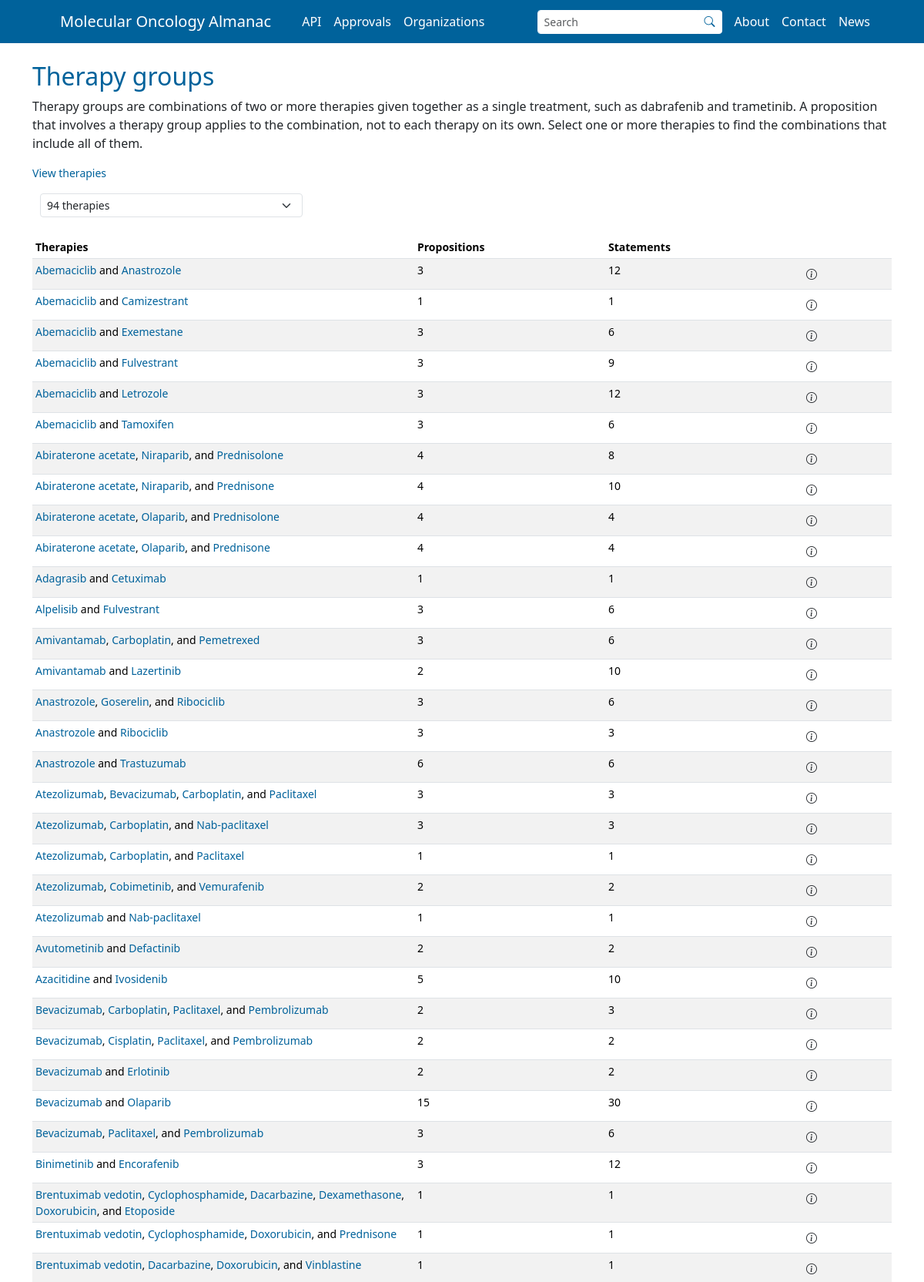
/therapy-groups (upper part), run on the app's committed database.
### app/models.py (models this page shows)
class Base(sqlalchemy.orm.DeclarativeBase):
    pass

class TherapyGroups(Base):
    __tablename__ = "therapy_groups"
    id = sqlalchemy.Column(sqlalchemy.String, primary_key=True)
    therapies = sqlalchemy.Column(sqlalchemy.Text, nullable=False)
    propositions_count = sqlalchemy.Column(sqlalchemy.Integer, nullable=False)
    statements_count = sqlalchemy.Column(sqlalchemy.Integer, nullable=False)

### app/blueprints/main/routes.py (the view, shortened to what this page needs)
@main_bp.route("/therapy-groups", defaults={"therapy_group_id": None}, methods=["GET"])
@main_bp.route("/therapy-groups/<therapy_group_id>", endpoint="therapy_groups")
def therapy_groups(therapy_group_id: str | None = None):
    records = requests.Local.get_therapy_groups()
    all_therapies = {
        therapy["id"]: therapy for record in records for therapy in record["therapies"]
    }
    return flask.render_template(
        template_name_or_list="therapy_groups.html",
        therapy_groups=records,
        all_therapies=services.sort_dicts_by_key(data=list(all_therapies.values()), key="name"),
    )

### app/blueprints/main/handlers.py (called while the page is built)
    @staticmethod
    def construct_base_query(model: models.Base) -> sqlalchemy.Select:
        return sqlalchemy.select(model)

    @staticmethod
    def execute_query(session: sqlalchemy.orm.Session, statement: sqlalchemy.sql.Executable) -> list[models.Base]:
        return (
            session
            .execute(statement=statement)
            .unique()
            .scalars()
            .all()
        )

    @classmethod
    def serialize_instances(cls, instances: list[models.Base], **kwargs) -> list[dict[str, typing.Any]]:
        result = []
        for instance in instances:
            serialized_instance = cls.serialize_single_instance(instance=instance, **kwargs)
            result.append(serialized_instance)
        return result

    @classmethod
    def serialize_primary_instance(cls, instance: models.Base) -> dict[str, typing.Any]:
        return {column.name: getattr(instance, column.name) for column in instance.__table__.columns}

    @classmethod
    def serialize_single_instance(cls, instance: models.Documents) -> dict[str, typing.Any]:
        serialized_record = cls.serialize_primary_instance(instance=instance)
        return serialized_record

### app/blueprints/main/requests.py (called while the page is built)
    @classmethod
    def get(cls, handler, statement):
        session_factory = flask.current_app.config["SESSION_FACTORY"]
        with session_factory() as session:
            result = handler.execute_query(session=session, statement=statement)
            serialized = handler.serialize_instances(instances=result)
            serialized = serialized
        return serialized

    @classmethod
    def get_therapy_groups(cls):
        handler = handlers.TherapyGroups()
        statement = handler.construct_base_query(model=models.TherapyGroups)
        results = cls.get(handler=handler, statement=statement)
        for result in results:
            result["therapies"] = json.loads(result["therapies"])
            result["name"] = " + ".join(therapy["name"] for therapy in result["therapies"])
        return cls.sort(data=results, sort_key="name")

    @classmethod
    def sort(cls, data, sort_key="name", reverse=False):
        try:
            return sorted(data, key=lambda d: d[sort_key], reverse=reverse)
        except KeyError as e:
            raise KeyError(
                f"Missing key '{sort_key}' in one or more dictionaries."
            ) from e

### app/database.py (called while the page is built)
    def optionxform(self, optionstr):
        return optionstr

### app/templates/therapy_groups.html (shortened to what this page needs)
{% extends 'base.html' %}
{% from "macros.html" import multiselect_filter, therapy_prose %}
{% block content %}
  <br>
  <h2 class="title">Therapy groups</h2>
  <p>
    Therapy groups are combinations of two or more therapies given together as a single treatment, such as
    dabrafenib and trametinib. A proposition that involves a therapy group applies to the combination, not to each
    therapy on its own. Select one or more therapies to find the combinations that include all of them.
  </p>
  <p class="small"><a href="{{ url_for('main.therapies') }}">View therapies</a></p>
  <div class="row mb-4">
    <div class="col-md-4">
      {{ multiselect_filter(all_therapies, "therapy", "therapies", "data-therapies", "#therapy-groups-table-result", mode="all") }}
    </div>
  </div>
  <table id="therapy-groups-table-result" class="table table-striped table-hover table-sm small w-100 dataTable">
    <thead>
      <tr>
        <th style="width: 20%">Therapies</th>
        <th style="width: 10%">Propositions</th>
        <th style="width: 10%">Statements</th>
        <th style="width: 5%"></th>
      </tr>
    </thead>
    <tbody>
      {% for group in therapy_groups %}
        <tr data-therapies="{{ group.therapies | map(attribute='id') | join(',') }}">
          <td>{{ therapy_prose(group.therapies) }}</td>
          <td>{{ group.propositions_count }}</td>
          <td>{{ group.statements_count }}</td>
          <td>
            <a href="{{ url_for('main.therapy_groups', therapy_group_id=group.id) }}" class="btn btn-sm"
              title="More information" data-bs-toggle="tooltip">
              <i class="bi bi-info-circle" aria-hidden="true"></i>
            </a>
          </td>
        </tr>
      {% endfor %}
    </tbody>
  </table>
{% endblock %}

### app/templates/macros.html (shortened to what this page needs)
{% macro therapy_prose(therapies) -%}
{% set n = therapies|length %}
{%- for therapy in therapies -%}
<a href="{{ url_for('main.therapies', therapy_id=therapy.id) }}">{{ therapy.name }}</a>{% if not loop.last %}{% if n == 2 %} and {% elif loop.revindex == 2 %}, and {% else %}, {% endif %}{% endif %}
{%- endfor %}
{%- endmacro %}
{% macro multiselect_filter(items, noun, plural, attribute, table, mode="any", separator=",") -%}
<div class="dropdown multiselect-filter" data-attribute="{{ attribute }}" data-table="{{ table }}" data-mode="{{ mode }}"
  data-separator="{{ separator }}">
  <button class="form-select form-select-sm text-start text-truncate" type="button"
    data-bs-toggle="dropdown" data-bs-auto-close="outside" aria-expanded="false">{{ items|length }} {{ noun if items|length == 1 else plural }}</button>
</div>
{%- endmacro %}

### app/static/css/theme-colors-default.css (style rules this page uses)
:root { --primary-color: #00629B; --secondary-color: #FFA300; --tertiary-color: #41B6E6; }

### app/static/css/app.css (style rules this page uses)
html, body { height: 100%; }
html { position: relative; }
body { margin-bottom: 60px; }
.title { color: var(--primary-color); }
.row { margin-top: 0; padding: 0 10px; width: 100%; }
.table { table-layout: fixed; word-wrap: break-word; }
table.dataTable th { text-align: left !important; }
table.dataTable td { text-align: left !important; }
a { color: var(--primary-color); text-decoration: none; }

### data on the page
TherapyGroups: name "Abemaciclib" "Anastrozole", propositions_count "3", statements_count "12"
TherapyGroups: name "Abemaciclib" "Camizestrant", propositions_count "1", statements_count "1"
TherapyGroups: name "Abemaciclib" "Exemestane", propositions_count "3", statements_count "6"
TherapyGroups: name "Abemaciclib" "Fulvestrant", propositions_count "3", statements_count "9"
TherapyGroups: name "Abemaciclib" "Letrozole", propositions_count "3", statements_count "12"
TherapyGroups: name "Abemaciclib" "Tamoxifen", propositions_count "3", statements_count "6"
TherapyGroups: name "Abiraterone acetate" "Niraparib" "Prednisolone", propositions_count "4", statements_count "8"
TherapyGroups: name "Abiraterone acetate" "Niraparib" "Prednisone", propositions_count "4", statements_count "10"
TherapyGroups: name "Abiraterone acetate" "Olaparib" "Prednisolone", propositions_count "4", statements_count "4"
TherapyGroups: name "Abiraterone acetate" "Olaparib" "Prednisone", propositions_count "4", statements_count "4"
TherapyGroups: name "Adagrasib" "Cetuximab", propositions_count "1", statements_count "1"
TherapyGroups: name "Alpelisib" "Fulvestrant", propositions_count "3", statements_count "6"
TherapyGroups: name "Amivantamab" "Carboplatin" "Pemetrexed", propositions_count "3", statements_count "6"
TherapyGroups: name "Amivantamab" "Lazertinib", propositions_count "2", statements_count "10"
TherapyGroups: name "Anastrozole" "Goserelin" "Ribociclib", propositions_count "3", statements_count "6"
TherapyGroups: name "Anastrozole" "Ribociclib", propositions_count "3", statements_count "3"
TherapyGroups: name "Anastrozole" "Trastuzumab", propositions_count "6", statements_count "6"
TherapyGroups: name "Atezolizumab" "Bevacizumab" "Carboplatin" "Paclitaxel", propositions_count "3", statements_count "3"
TherapyGroups: name "Atezolizumab" "Carboplatin" "Nab-paclitaxel", propositions_count "3", statements_count "3"
TherapyGroups: name "Atezolizumab" "Carboplatin" "Paclitaxel", propositions_count "1", statements_count "1"
TherapyGroups: name "Atezolizumab" "Cobimetinib" "Vemurafenib", propositions_count "2", statements_count "2"
TherapyGroups: name "Atezolizumab" "Nab-paclitaxel", propositions_count "1", statements_count "1"
TherapyGroups: name "Avutometinib" "Defactinib", propositions_count "2", statements_count "2"
TherapyGroups: name "Azacitidine" "Ivosidenib", propositions_count "5", statements_count "10"
TherapyGroups: name "Bevacizumab" "Carboplatin" "Paclitaxel" "Pembrolizumab", propositions_count "2", statements_count "3"
TherapyGroups: name "Bevacizumab" "Cisplatin" "Paclitaxel" "Pembrolizumab", propositions_count "2", statements_count "2"
TherapyGroups: name "Bevacizumab" "Erlotinib", propositions_count "2", statements_count "2"
TherapyGroups: name "Bevacizumab" "Olaparib", propositions_count "15", statements_count "30"
TherapyGroups: name "Bevacizumab" "Paclitaxel" "Pembrolizumab", propositions_count "3", statements_count "6"
TherapyGroups: name "Binimetinib" "Encorafenib", propositions_count "3", statements_count "12"
TherapyGroups: name "Brentuximab vedotin" "Cyclophosphamide" "Dacarbazine" "Dexamethasone" "Doxorubicin" "Etoposide", propositions_count "1", statements_count "1"
TherapyGroups: name "Brentuximab vedotin" "Cyclophosphamide" "Doxorubicin" "Prednisone", propositions_count "1", statements_count "1"
TherapyGroups: name "Brentuximab vedotin" "Dacarbazine" "Doxorubicin" "Vinblastine", propositions_count "1", statements_count "1"

### other printed values
{{ items|length }} "94"
{{ noun if items|length == 1 else plural }} "therapies"
